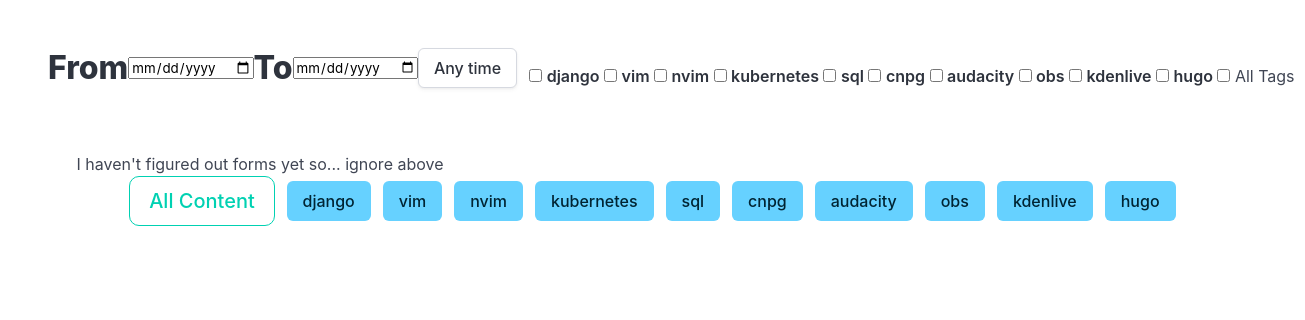
Page /tech/ on the committed database.
### tech/models.py (models this page shows)
class Tag(models.Model):
    name = models.CharField(
        max_length=50,
        unique=True,
        null=True,
        blank=True,
        db_index=True,
    )
    def __str__(self):
        return self.name or "Unnamed tag"

### tech/views.py (the view)
# urls.py: path("", views.techIndex, name="techIndex"),
def techIndex(request):
    entries = Entry.objects.all().order_by('-date')  # newest first
    tags = Tag.objects.all()
    context = {
        'entries': entries,
        'tags': tags,
    }
    return render(request, 'techIndex.html', context)

### tech/templates/techIndex.html (shortened to what this page needs)
<!DOCTYPE html>
<html lang="en">
  <head>
    <link rel="stylesheet" href="https://cdn.jsdelivr.net/npm/bulma@1.0.4/css/bulma.min.css" >
  </head>
  <body>
    <div class="section">
      <div class="content">
        <div class="level">
          <div class="level-left">
            <h1 class="level-item">From
              <input class="level-item" type="date"/>
              To
              <input class="level-item" type="date"/>
              <button class="level-item button">Any time</button>
            </h1>
          </div>
          <div class="level-right">
            <div class="checkboxes">
              <div class="block level-item content">
                {% for tag in tags %}
                <label class="checkbox">
                  <input type="checkbox"/>
                  <strong>{{ tag }}</strong>
                  {% endfor %}
                  <input type="checkbox"/> All Tags
                </label>
              </div>
            </div>
          </div>
        </div>
      </div>
    </div>
    <div class="container">
      <p>I haven't figured out forms yet so... ignore above</p>
      <div class="is-flex is-justify-content-center is-align-items-center">
        <div class="buttons">
          <button class="button is-primary is-outlined is-medium"
                  hx-trigger="click"
                  hx-get="{% url 'techContent' %}"
                  hx-target="#contentBox"
                  hx-swap="innerHTML">
            All Content
          </button>
          {% for tag in tags %}
          <button class="button is-info"
                  hx-trigger="click"
                  hx-get="{% url 'techTag' tag.name %}"
                  hx-target="#contentBox"
                  hx-swap="innerHTML">
            {{ tag }}
          </button>
          {% endfor %}
        </div>
      </div>
    </div>

### rows in the picture
Tag: name "django"
Tag: name "vim"
Tag: name "nvim"
Tag: name "kubernetes"
Tag: name "sql"
Tag: name "cnpg"
Tag: name "audacity"
Tag: name "obs"
Tag: name "kdenlive"
Tag: name "hugo"
